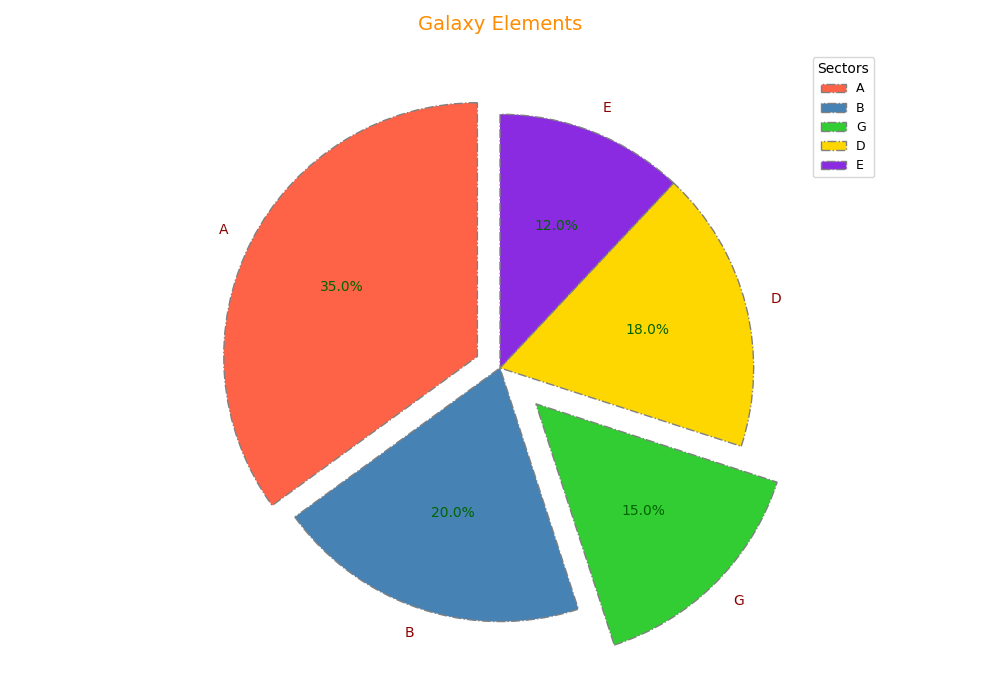

Write the Python code that produced this figure.
import matplotlib.pyplot as plt
import numpy as np

# Shortened labels
sectors = ['A', 'B', 'G', 'D', 'E']
elements_discovered = np.array([35, 20, 15, 18, 12])

colors = ['#FF6347', '#4682B4', '#32CD32', '#FFD700', '#8A2BE2']

fig, ax = plt.subplots(figsize=(10, 7))
wedges, texts, autotexts = ax.pie(
    elements_discovered,
    labels=sectors,
    colors=colors,
    autopct='%1.1f%%',
    startangle=90,
    wedgeprops=dict(edgecolor='grey', linestyle='-.'),
    explode=(0.1, 0, 0.2, 0, 0),
    shadow=False
)

plt.setp(autotexts, size=10, weight="normal", color="darkgreen")
plt.setp(texts, size=10, color="darkred")

ax.legend(wedges, sectors, title="Sectors",
          loc="upper right", bbox_to_anchor=(1.1, 1), fontsize=9)

# Shortened title
ax.set_title("Galaxy Elements", fontsize=14, color='darkorange', pad=15)

plt.grid(visible=True, linestyle=':', color='grey', linewidth=0.5)

plt.tight_layout()
plt.show()
